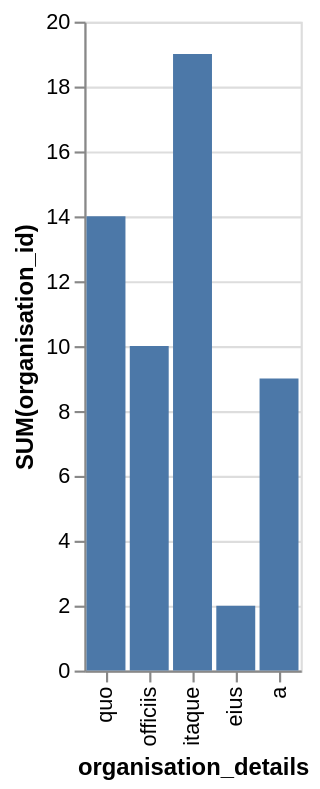

This figure's Vega-Lite source:
### Vega-Lite specification from a JSON file in a GitHub repository (floating-point values rounded to 4 significant figures)
{"data": {"values": [{"x_data": "quo", "y_data": 14}, {"x_data": "officiis", "y_data": 10}, {"x_data": "itaque", "y_data": 19}, {"x_data": "eius", "y_data": 2}, {"x_data": "a", "y_data": 9}]}, "mark": "bar", "encoding": {"x": {"field": "x_data", "type": "nominal", "title": "organisation_details", "sort": "descending"}, "y": {"field": "y_data", "type": "quantitative", "title": "SUM(organisation_id)"}}}
